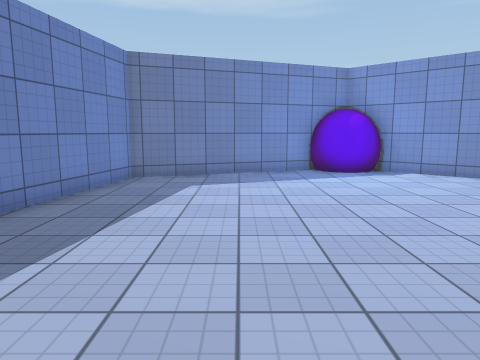
[1] (above)

12 first-person views from a walk through a Unity game level. The camera is 1.4 m above the floor, tilts 8° down and sees 70° across. The floor is counted in squares, 1 m on a side. Each view is taken from the middle of a square. On the plan, view 1 faces up. The plan holds only what a view shows up to about 15 squares ahead; the rest is blank. The player is left out. Surface patterns are stand-ins for the level's own textures.

[2]
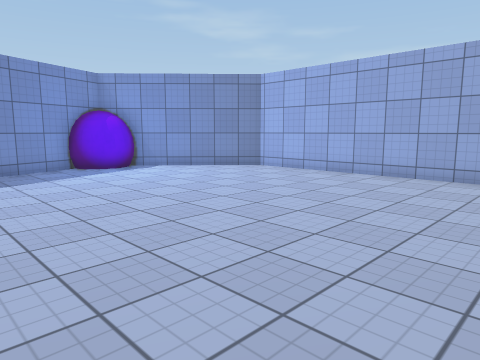

[3]
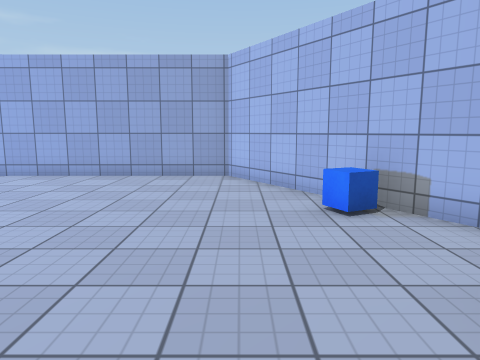

[4]
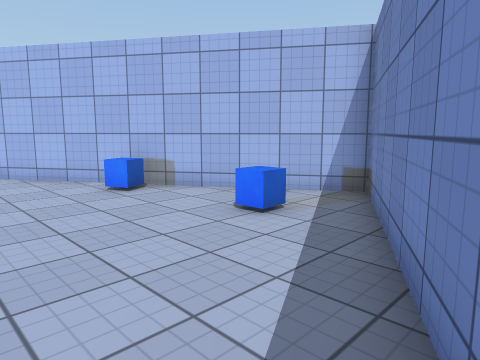

[5]
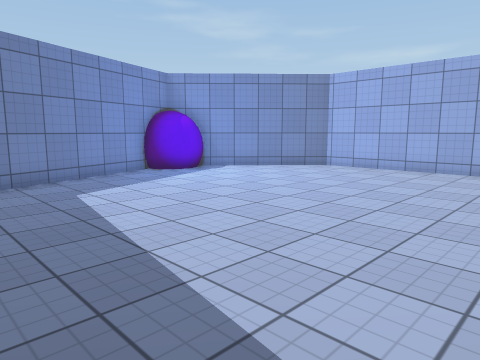

[6]
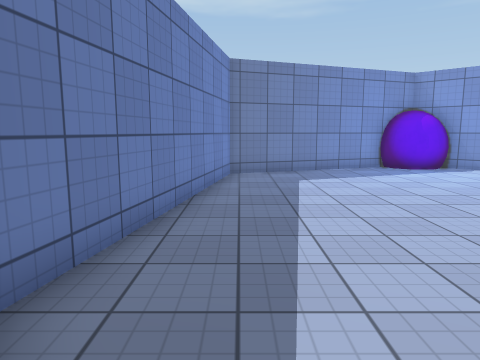

[7]
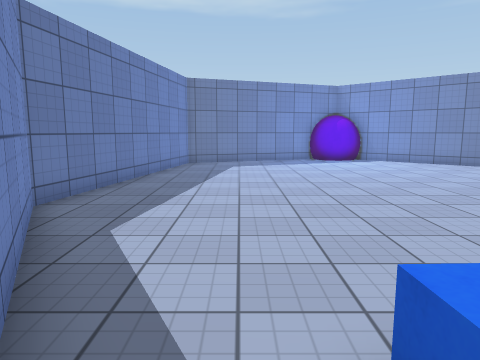

[8]
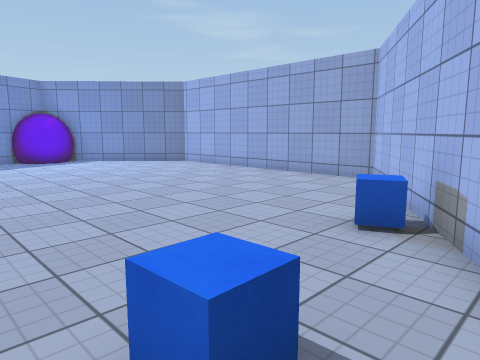

[9]
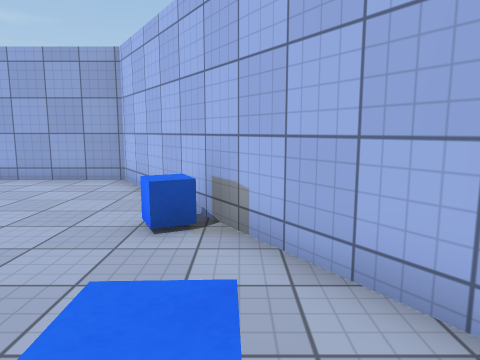

[10]
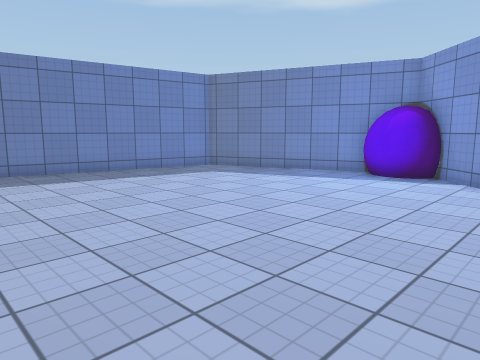

[11]
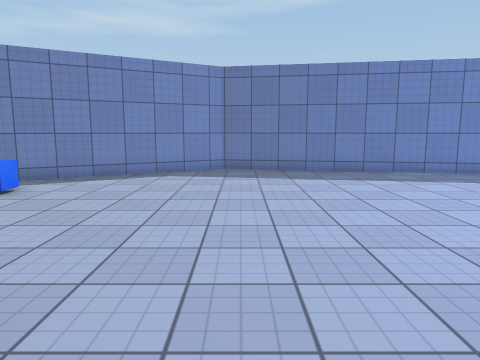

[12]
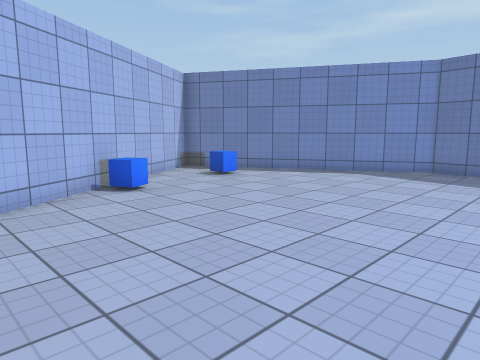

### Floor plan
Points are (right, up) in squares from view 1. A wall is a line through its corners. A room is listed if a view was taken in it or the views show most of it. See-through windows are left out.
Room 1 (views 1, 2, 3, 4, 5, 6, 7, 8, 9, 10, 11, 12)
walls: (2.6, 12.7) (-3.3, 10.5) (-4.9, 1.3) (-0.6, -6.6); (-0.3, -6.6) (9, -0.6) (8.9, 8.7) (4.9, 12.4)
objects: other object (0, -4) to (0, -3); other object (3, 12) to (5, 13); other object (4, -3)

Positions as (right, up) in squares from view 1, and headings:
1: (0, 0), facing up
2: (-2, -1), facing up-right
3: (-2, -1), facing right
4: (-4, 1), facing down-right
5: (-4, 1), facing up-right
6: (-3, -1), facing up
7: (-1, -5), facing up
8: (-1, -5), facing up-right
9: (-1, -4), facing right
10: (8, 1), facing up-left
11: (8, 2), facing left
12: (8, 5), facing down-left
